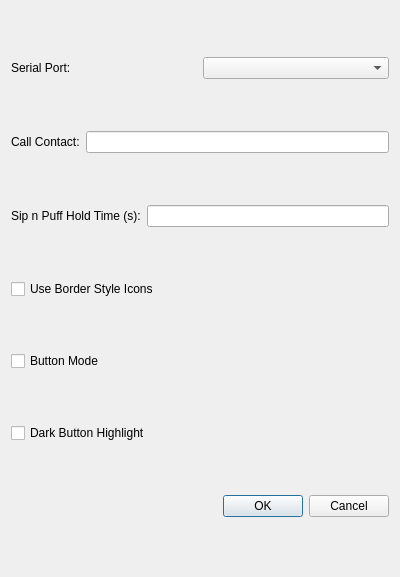
<?xml version="1.0" encoding="UTF-8"?>
<ui version="4.0">
 <class>Settings</class>
 <widget class="QDialog" name="Settings">
  <property name="geometry">
   <rect>
    <x>0</x>
    <y>0</y>
    <width>400</width>
    <height>577</height>
   </rect>
  </property>
  <property name="windowTitle">
   <string>Dialog</string>
  </property>
  <layout class="QVBoxLayout" name="verticalLayout">
   <item>
    <layout class="QHBoxLayout" name="serialPortHorizontalLayout">
     <item>
      <widget class="QLabel" name="serialPortLabel">
       <property name="text">
        <string>Serial Port:</string>
       </property>
      </widget>
     </item>
     <item>
      <widget class="QComboBox" name="serialPortComboBox">
       <property name="toolTip">
        <string>&lt;html&gt;&lt;head/&gt;&lt;body&gt;&lt;p&gt;Serial Port&lt;/p&gt;&lt;/body&gt;&lt;/html&gt;</string>
       </property>
       <property name="statusTip">
        <string/>
       </property>
       <property name="currentText">
        <string extracomment="Serial Port"/>
       </property>
      </widget>
     </item>
    </layout>
   </item>
   <item>
    <layout class="QHBoxLayout" name="callContactHorizontalLayout">
     <item>
      <widget class="QLabel" name="callContactLabel">
       <property name="text">
        <string>Call Contact:</string>
       </property>
      </widget>
     </item>
     <item>
      <widget class="QLineEdit" name="callContactLineEdit"/>
     </item>
    </layout>
   </item>
   <item>
    <layout class="QHBoxLayout" name="holdTimeHorizontalLayout">
     <item>
      <widget class="QLabel" name="holdTimeLabel">
       <property name="text">
        <string>Sip n Puff Hold Time (s):</string>
       </property>
      </widget>
     </item>
     <item>
      <widget class="QLineEdit" name="buttonHoldTimeEdit"/>
     </item>
    </layout>
   </item>
   <item>
    <widget class="QCheckBox" name="iconStyleCheckBox">
     <property name="text">
      <string>Use Border Style Icons</string>
     </property>
    </widget>
   </item>
   <item>
    <widget class="QCheckBox" name="buttonModeCheckBox">
     <property name="text">
      <string>Button Mode</string>
     </property>
    </widget>
   </item>
   <item>
    <widget class="QCheckBox" name="darkHighlight">
     <property name="text">
      <string>Dark Button Highlight</string>
     </property>
    </widget>
   </item>
   <item>
    <widget class="QDialogButtonBox" name="buttonBox">
     <property name="orientation">
      <enum>Qt::Horizontal</enum>
     </property>
     <property name="standardButtons">
      <set>QDialogButtonBox::Cancel|QDialogButtonBox::Ok</set>
     </property>
    </widget>
   </item>
  </layout>
  <zorder>iconStyleCheckBox</zorder>
  <zorder>buttonModeCheckBox</zorder>
  <zorder>buttonBox</zorder>
  <zorder>darkHighlight</zorder>
 </widget>
 <resources/>
 <connections>
  <connection>
   <sender>buttonBox</sender>
   <signal>accepted()</signal>
   <receiver>Settings</receiver>
   <slot>accept()</slot>
   <hints>
    <hint type="sourcelabel">
     <x>248</x>
     <y>254</y>
    </hint>
    <hint type="destinationlabel">
     <x>157</x>
     <y>274</y>
    </hint>
   </hints>
  </connection>
  <connection>
   <sender>buttonBox</sender>
   <signal>rejected()</signal>
   <receiver>Settings</receiver>
   <slot>reject()</slot>
   <hints>
    <hint type="sourcelabel">
     <x>316</x>
     <y>260</y>
    </hint>
    <hint type="destinationlabel">
     <x>286</x>
     <y>274</y>
    </hint>
   </hints>
  </connection>
 </connections>
</ui>
